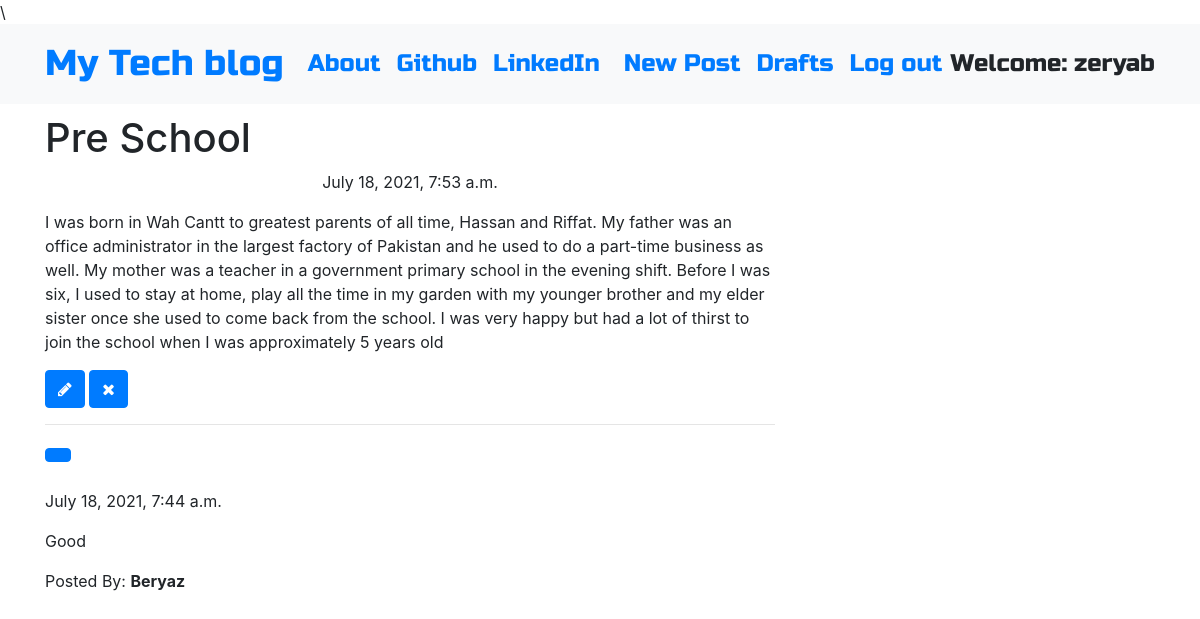
The app's page /post/1 (signed in) with its own data.
### appBlog/models.py (models this page shows, shortened)
class Post(models.Model):
    author = models.ForeignKey('auth.User', on_delete = models.CASCADE)
    title = models.CharField(max_length = 200)
    text = models.TextField()
    create_date = models.DateTimeField(default = timezone.now())
    published_date = models.DateTimeField(blank = True, null = True)

class Comment(models.Model):
    post = models.ForeignKey('appBlog.Post', related_name = 'comments', on_delete = models.CASCADE)
    author = models.CharField(max_length = 200)
    text = models.TextField()
    create_date = models.DateTimeField(default = timezone.now())
    approved_comment = models.BooleanField(default=False)

### appBlog/views.py (the view)
# urls.py: path('post/<int:pk>', views.PostDetailView.as_view(), name='post_detail_h'),
class PostDetailView(DetailView):
    model = Post

### appBlog/templates/appBlog/post_detail.html (shortened to what this page needs)
{% extends 'appBlog/appBlog.html' %}
{% block content %}
<h1 class = "posttitle loader">{{post.title}}</h1>
{% if post.published_date %}
  <div class="date postdate">
    {{post.published_date}}
  </div>
{% else %}
<a class = "btn btn-default" href="{% url 'post_publish_h' pk=post.pk %}">Publish</a>
{% endif %}
<p class = "postcontent">{{post.text|safe|linebreaksbr}}</p>
{% if user.is_authenticated %}
  <a class = "btn btn-primary" href="{% url 'post_edit_h' pk=post.pk %}"><span class = "fa fa-pencil"></span></a>
  <a class = "btn btn-primary" href="{% url 'post_remove_h' pk=post.pk %}"><span class = "fa fa-remove"></span></a>
{% endif %}
<hr>
<a class = "btn btn-primary btn-comment" href="{% url 'add_comment_to_post_h'  pk=post.pk %}"></a>
<div class="">
  {% for comment in post.comments.all %}
    <br>
    {% if user.is_authenticated or comment.approved_comment %}
      {{comment.create_date}}
      <p>{{ comment.text|safe|linebreaks }}</p>
      <p>Posted By: <strong>{{comment.author}}</strong></p>
    {% endif %}
    {% empty %}
        <p>no comments posted</p>
  {% endfor %}
</div>
{% endblock %}

### appBlog/templates/appBlog/appBlog.html (shortened to what this page needs)
<!DOCTYPE html>
{% load static %}
<html lang="en" dir="ltr">
  <head>
    <link rel="stylesheet" href="https://stackpath.bootstrapcdn.com/bootstrap/4.1.3/css/bootstrap.min.css">
    <link rel="stylesheet" href="//cdn.jsdelivr.net/npm/medium-editor@latest/dist/css/medium-editor.min.css" type="text/css" media="screen" charset="utf-8">
    <link href="https://maxcdn.bootstrapcdn.com/font-awesome/4.7.0/css/font-awesome.min.css" rel="stylesheet">
    <link rel="stylesheet" href="static/css/mycss.css">
  </head>
  <body class='loader'>
    <nav class="navbar navbar-expand-lg bg-light techfont">
      <div class="container">
        <div class="navbar-nav align-items-center">
          <a class="navbar-brand bigbrand" href="{% url 'post_list_h' %}">My Tech blog</a>
          <a class="nav-item nav-link" href="{% url 'about_h' %}">About</a>
          <a class="nav-item nav-link" href="https://www.github.com">Github</a>
          <a class="nav-item nav-link" href="https://www.linkedin.com">LinkedIn</a>
        </div>
        <div class="navbar-nav align-items-center ml-auto">
          {% if user.is_authenticated %}
            <a class="nav-item nav-link" href="{% url 'post_new_h' %}">New Post</a>
            <a class="nav-item nav-link" href="{% url 'post_draft_list_h' %}">Drafts</a>
            <a class="nav-item nav-link" href="{% url 'logout_h' %}">Log out</a>
            <a >Welcome: {{ user.username }}</a>
          {% else %}
            <a class="nav-item nav-link" href="{% url 'login_h' %}" aria-label="Login">
              <span class="fa fa-user" aria-hidden="true"></span></a>
          {% endif %}
        </div>
      </div>
    </nav>
          <div class="content container">
              <div class="row">
                  <div class="col-md-8">
                    <div class="blog_posts">
                      {% block content %}
                      {% endblock %}
                    </div>
                  </div>
              </div>
          </div>
  </body>
</html>

### appBlog/static/css/mycss.css (style rules this page uses)
.techfont { font-family: 'Russo One', sans-serif; font-size: 1.5em; margin-bottom: 10px; }
.bigbrand { font-size: 1.5em; }
.postdate { text-align: center; }

### records on screen
Post: title "Pre School", published_date "July 18, 2021, 7:53 a.m.", text "I was born in Wah Cantt to greatest parents of all time, Hassan and Riffat. My father was an office administrator in the largest factory of Pakistan and he used to do a part-time business as well. My mother was a teacher in a government primary school in the evening shift. Before I was six, I used to stay at home, play all the time in my garden with my younger brother and my elder sister once she used to come back from the school. I was very happy but had a lot of thirst to join the school when I was approximately 5 years old"
Comment: create_date "July 18, 2021, 7:44 a.m.", text "Good", author "Beryaz"

### other values on screen
{{ user.username }} "zeryab"
